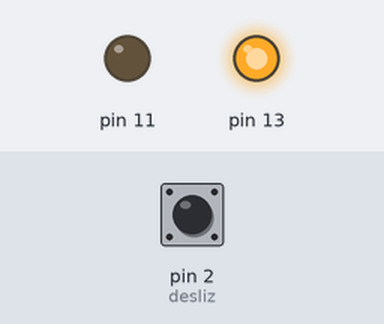
Bench run of a sketch on a simulated Arduino Uno, built with avr-gcc and run on an emulated ATmega328P. Parts: output pins drawn as LEDs (lit = HIGH). The inputs (shaded band) are chosen by the test bench; at power-on: pin 2 (desliz) HIGH.

Above: at 1.2 s.
1.3 s: pin 2 (desliz) pulled LOW for 0.15 s
At 1.37 s:
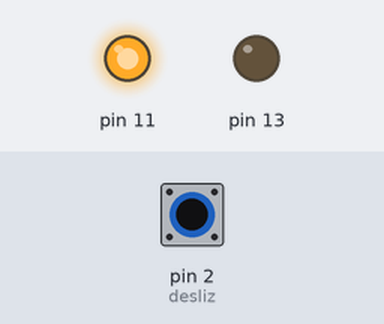
2.9 s: pin 2 (desliz) pulled LOW for 3.2 s
At 6.6 s:
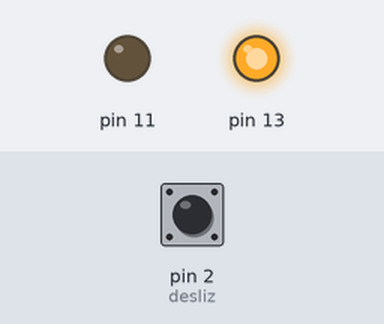
Timing chart, 0 to 8.1 s (numbered marks = the images above; inputs shaded):
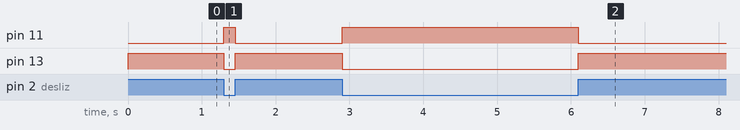

The sketch:

led_change.ino
```cpp
int desliz = 2;

void setup()
{
  pinMode(13, OUTPUT);
  pinMode(11, OUTPUT);
  pinMode(desliz, INPUT_PULLUP);
}

void loop()
{
  if (digitalRead(desliz) == LOW)
   {
    digitalWrite(13, LOW);
    digitalWrite(11, HIGH);
   }
  else
   {
    digitalWrite(13, HIGH);
    digitalWrite(11, LOW);
   }
}
```

Measured:
- after the input at 1.3 s, pin 11: LOW → HIGH at once, → LOW 0.15 s later; pin 13: HIGH → LOW at once, → HIGH 0.15 s later
- after the input at 2.9 s, pin 11: LOW → HIGH at once, → LOW 3.2 s later; pin 13: HIGH → LOW at once, → HIGH 3.2 s later
